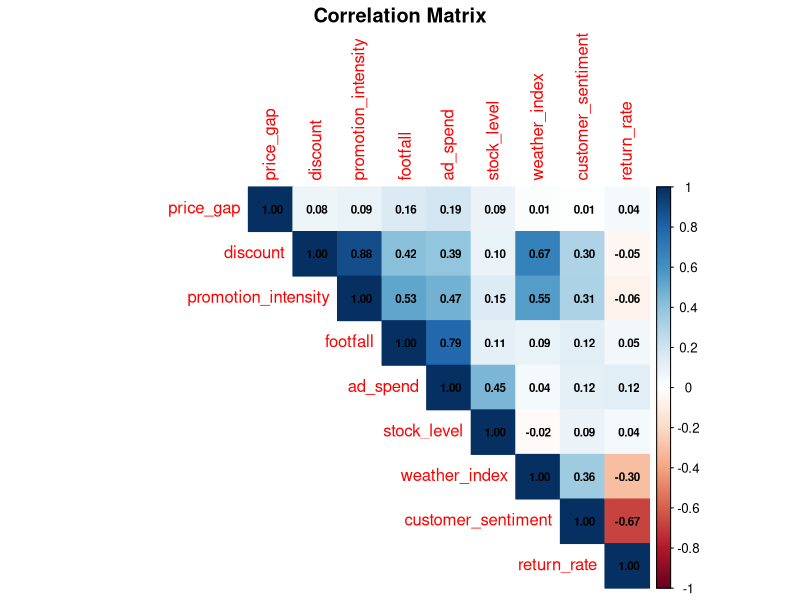
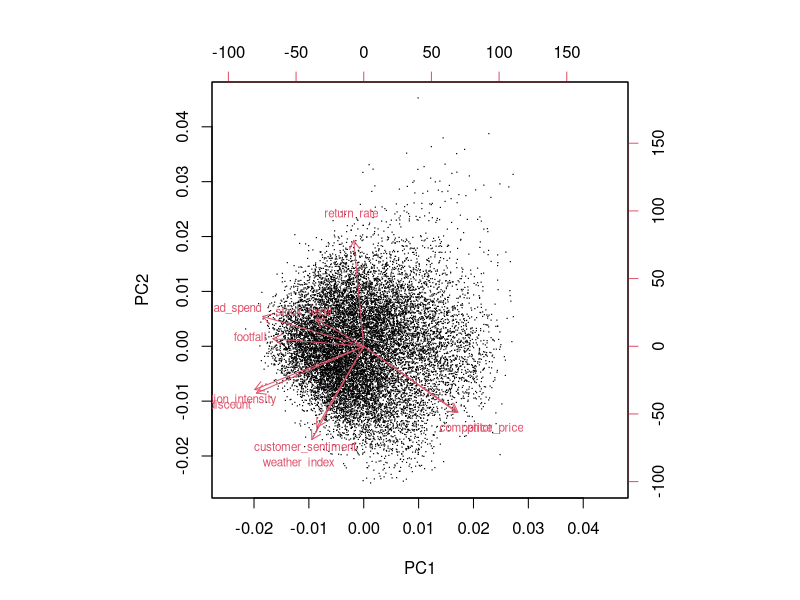
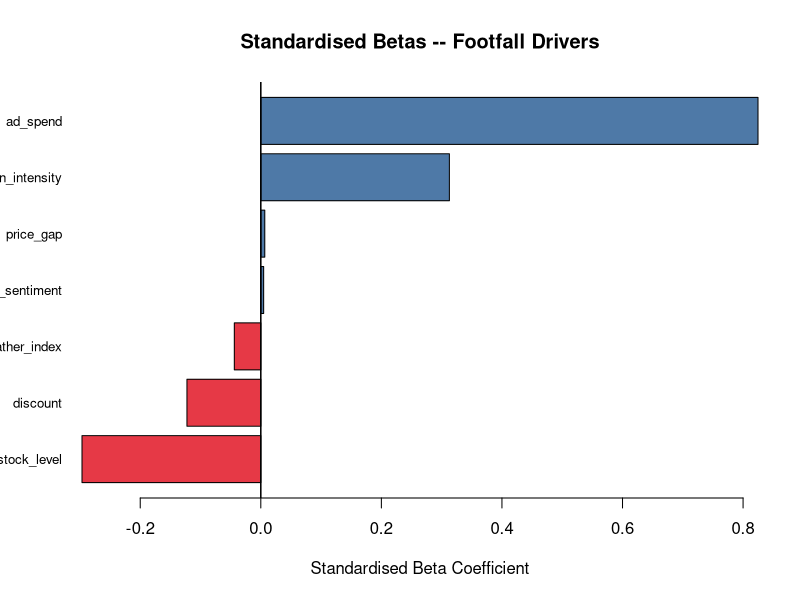

Here is the R script that generated these plots, in order:
# Load libraries
library(dplyr)
library(corrplot)
library(car)

set.seed(42)

# 1. Load Data and Clean
df <- read.csv("RetailStoreProductSalesDataset.csv")
df <- df %>% select(-matches("^X|^Unnamed"))

# 2. Feature Engineering & KPI Setup
# price and competitor_price are nearly identical (r = 0.969), so combining
# them into a single "price gap" variable removes the collinearity
df$price_gap <- df$price - df$competitor_price

# Binary target for logistic regression: 1 = above median return rate
median_rr      <- median(df$return_rate)
df$high_return <- ifelse(df$return_rate > median_rr, 1, 0)

# 3. Correlation Analysis
num_vars <- df %>% select(price_gap, discount, promotion_intensity, footfall,
                          ad_spend, stock_level, weather_index,
                          customer_sentiment, return_rate)

cor_matrix <- cor(num_vars)
corrplot(cor_matrix, method = "color", type = "upper",
         addCoef.col = "black", number.cex = 0.7,
         title = "Correlation Matrix", mar = c(0, 0, 1.5, 0))

# 4. Principal Component Analysis
# Keeping raw price and competitor_price in the PCA to show how they
# load onto the same component -- this is what justifies replacing them
# with price_gap in the regression models
pca_data <- df %>% select(price, competitor_price, discount, promotion_intensity,
                          ad_spend, footfall, stock_level,
                          weather_index, customer_sentiment, return_rate)

pca_result <- prcomp(pca_data, scale. = TRUE)

summary(pca_result)
print(pca_result$rotation[, 1:2])

# "." as point labels so 15,000 observations don't make the plot unreadable
biplot(pca_result, xlabs = rep(".", nrow(pca_data)), cex = 0.7)

# 5. Linear Regression (KPI: Footfall)
# Standardising all variables so the betas are directly comparable to each
# other -- a larger beta means a more important predictor regardless of units
df_scaled <- df %>%
  mutate(across(c(footfall, price_gap, discount, promotion_intensity,
                  ad_spend, stock_level, weather_index, customer_sentiment),
                ~as.numeric(scale(.))))

lm_model <- lm(footfall ~ price_gap + discount + promotion_intensity +
                 ad_spend + stock_level + weather_index + customer_sentiment,
               data = df_scaled)

print("Linear Regression Summary (Standardised Betas):")
summary(lm_model)

# VIF check -- values below 5 confirm the collinearity was resolved by price_gap
print("Variance Inflation Factors:")
print(vif(lm_model))

# Bar chart of the betas to make the ranking easier to see
lm_coefs <- coef(lm_model)[-1]
barplot(sort(lm_coefs),
        horiz     = TRUE,
        las       = 1,
        col       = ifelse(sort(lm_coefs) > 0, "#4E79A7", "#E63946"),
        main      = "Standardised Betas -- Footfall Drivers",
        xlab      = "Standardised Beta Coefficient",
        cex.names = 0.8)
abline(v = 0, lwd = 1.5)

# 6. Logistic Regression (KPI: High Return)
log_model <- glm(high_return ~ price_gap + discount + promotion_intensity +
                   ad_spend + stock_level + weather_index + customer_sentiment,
                 data = df_scaled, family = binomial)

print("Logistic Regression Summary:")
summary(log_model)

# Odds ratios are easier to interpret than raw log-odds:
# OR > 1 = increases return risk, OR < 1 = decreases return risk
print("Odds Ratios:")
exp(coef(log_model))
